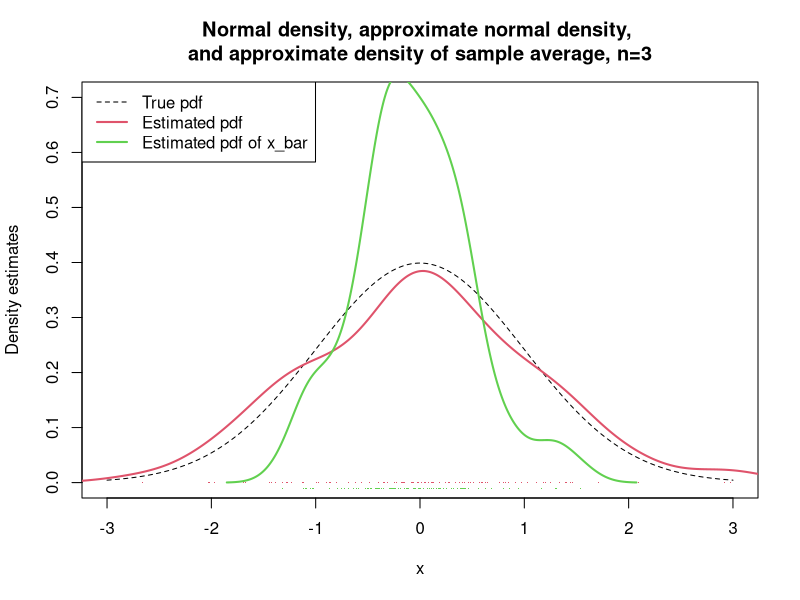
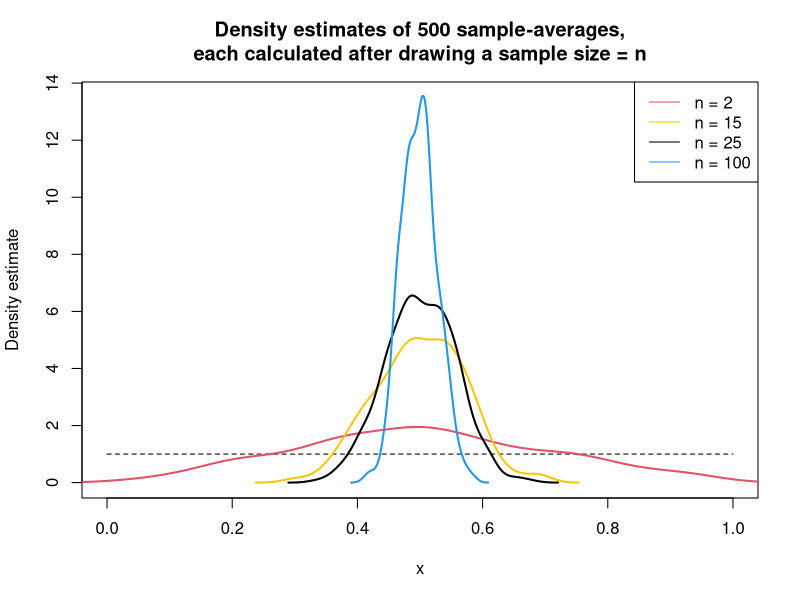
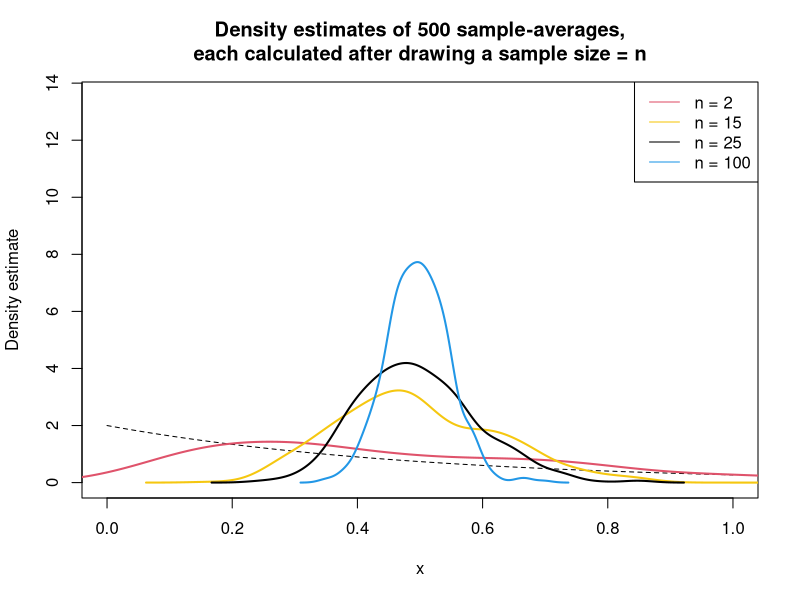
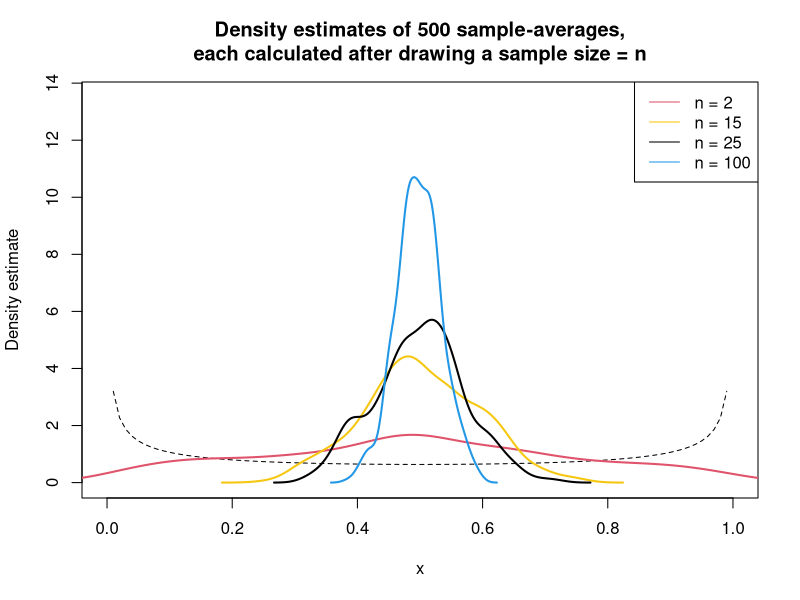

Write the R code that produced these figures, in order.
## ---- chunk 1
knitr::opts_chunk$set(echo = TRUE)
## ---- chunk 2
#define the domain of x
x <- seq(-3,3,0.01)
#calculate the pdf of x at each point
fx <- dnorm(x, mean=0, sd=1)

#--------------------------------------------

#plot the standard normal pdf
plot(x,fx,
     #Make it a line
     type = 'l',
     #Make it dashed
     lty = 2, ylim = c(0,0.7),
     #re-define the x and y labels
     xlab = "x", ylab = "Density estimates",
     #change the title
     main = paste0("Normal density, approximate normal density, \nand approximate density of sample average, n=3")
     )

set.seed(2127)
#generate a random sample of 100 N(0,1) variables
rsamp <- rnorm(100)
#add a density estimate of the random sample to the original plot
lines(density(rsamp),
      #make the line weight a little heavier
      lwd = 2,
      #set the color
      col = 2)
#add random points to the plot
points(rsamp, rep(0,100), pch = ".", col = 2)

#--------------------------------------------
###################
#Define the number of sample means to generate
m = 100
#initialize a vector in which to store the random estimates of the true mean
res = numeric(m)
#loop over the vector and fill it with the sample average
#of three random N(0,1) RVs
for(i in 1:m){
  res[i] = mean(rnorm(3))
}
#add the random estimates to the plot in green
points(res, rep(-0.01, 100), pch = ".", col = 3)
#add a density estimate for the random estimates
lines(density(res), lwd = 2, col = 3)
#--------------------------------------------
#add a legend
legend("topleft",
       #labels
       legend = c("True pdf", "Estimated pdf", "Estimated pdf of x_bar"),
       #colors
       col = c(1,2,3),
       #line type
       lty = c(2,1,1),
       #line weight
       lwd = c(1,2,2))
## ---- chunk 3
#define the domain of x
x <- seq(0,1,0.01)
#calculate the pdf of x at each point
fx <- dunif(x, min=0, max=1)

#--------------------------------------------
#plot the original pdf
plot(x,fx,
     #Make it a line
     type = 'l',
     #Make it dashed
     lty = 2,
     #define the x and y limits
     xlim = c(0,1), ylim = c(0, 13.5),
     #change the x and y labels
     xlab = "x", ylab = "Density estimate",
     main = paste0("Density estimates of 500 sample-averages,",
            "\neach calculated after drawing a sample size = n"))

#--------------------------------------------
#add a legend
legend("topright",
       #labels
       legend = c("n = 2", "n = 15", "n = 25", "n = 100"),
       #colors
       col = c(2,15,25,100),
       #line type
       lty = 1)
#--------------------------------------------
#define how many random estimates to calc
m = 500;
#initialize a vector in which to store the 
#random estimates of the true mean
res = numeric(m)
#--------------------------------------------
#loop over the random sample sizes
for(n in c(2,15,25,100)){
  for(i in 1:m){
    res[i] = mean(runif(n,0,1))
  }
  #for each sample size, add a density estimate to the plot
  lines(density(res), lwd = 2, col = n)
}
## ---- chunk 4
#--------------------------------------------
x <- seq(0,1,0.01)
fx <- dexp(x, rate = 2)
#--------------------------------------------
#plot the ORIGINAL pdf
plot(x,fx,
     #Make it a line
     type = 'l',
     #Make it dashed
     lty = 2,
     #define the x and y limits
     xlim = c(0,1), ylim = c(0, 13.5),
     #change the x and y labels
     xlab = "x", ylab = "Density estimate",
     main = paste0("Density estimates of 500 sample-averages,",
            "\neach calculated after drawing a sample size = n"))
#--------------------------------------------
#add a legend
legend("topright",
       #labels
       legend = c("n = 2", "n = 15", "n = 25", "n = 100"),
       #colors
       col = c(2,15,25,100),
       #line type
       lty = 1)
#--------------------------------------------
#define how many random estimates to calc
m = 500;
#initialize a vector in which to store the 
#random estimates of the true mean
res = numeric(m)
#--------------------------------------------
#loop over the random sample sizes
for(n in c(2,15,25,100)){
  for(i in 1:m){
    res[i] = mean(rexp(n,rate = 2))
  }
  #for each sample size, add a density estimate to the plot
  lines(density(res), lwd = 2, col = n)
}
## ---- chunk 5
x <- seq(0.01, 0.9999, 0.01)
fx <- dbeta(x, shape1 = 1/2, shape2 = 1/2)
#--------------------------------------------
#plot the ORIGINAL pdf
plot(x,fx,
     #Make it a line
     type = 'l',
     #Make it dashed
     lty = 2,
     #define the x and y limits
     xlim = c(0,1), ylim = c(0, 13.5),
     #change the x and y labels
     xlab = "x", ylab = "Density estimate",
     main = paste0("Density estimates of 500 sample-averages,",
            "\neach calculated after drawing a sample size = n"))
#--------------------------------------------
#add a legend
legend("topright",
       #labels
       legend = c("n = 2", "n = 15", "n = 25", "n = 100"),
       #colors
       col = c(2,15,25,100),
       #line type
       lty = 1)
#--------------------------------------------
#define how many random estimates to calc
m = 500;
#initialize a vector in which to store the 
#random estimates of the true mean
res = numeric(m)
#--------------------------------------------
#loop over the random sample sizes
for(n in c(2,15,25,100)){
  for(i in 1:m){
    res[i] = mean(rbeta(n,shape1 = 1/2, shape2 = 1/2))
  }
  #for each sample size, add a density estimate to the plot
  lines(density(res), lwd = 2, col = n)
}
